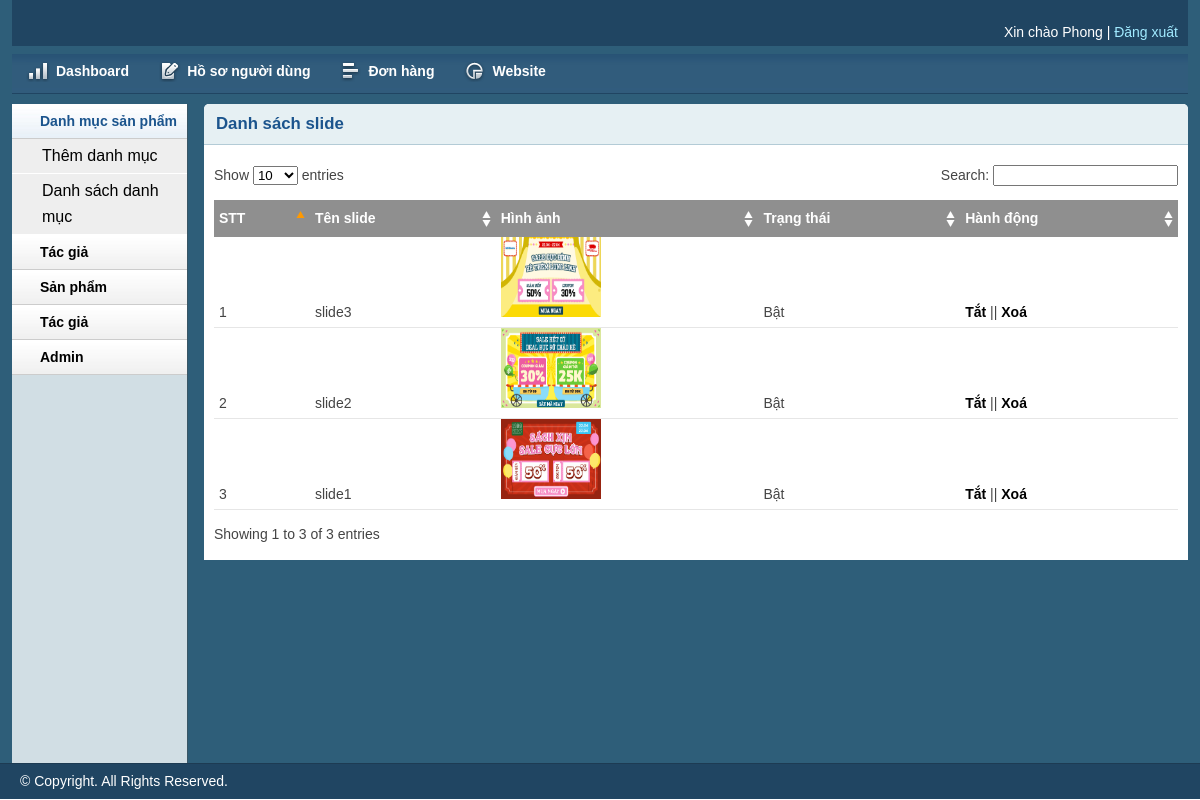
/admin/sliderlist.php (signed in), run on the app's committed database.
### tables this page shows
CREATE TABLE `tbl_slide` (
  `slide_id` int(11) NOT NULL,
  `slide_name` varchar(255) NOT NULL,
  `slide_type` int(11) NOT NULL,
  `slide_image` varchar(255) NOT NULL
);

### lib/database.php (called while the page is built, shortened)
<?php
Class Database{
   public $host   = DB_HOST;
   public $user   = DB_USER;
   public $pass   = DB_PASS;
   public $dbname = DB_NAME;
   public $link;
private function connectDB(){
   $this->link = new mysqli($this->host, $this->user, $this->pass,
    $this->dbname);
 }
public function select($query){
  $result = $this->link->query($query) or
   die($this->link->error.__LINE__);
  if($result->num_rows > 0){
    return $result;
  } else {
    return false;
  }
 }
}

### classes/slide.php (called while the page is built, shortened)
<?php
$filepath = realpath(dirname(__FILE__));
include_once ($filepath.'/../lib/database.php');
?>
<?php
class slide{
    private $db;
    public function __construct(){
        $this -> db = new Database();
    }
    public function show_slide_list(){
        $query = "SELECT * FROM tbl_slide ORDER BY slide_id DESC";
        $result = $this -> db -> select($query);
        return $result;
    }
}
?>

### admin/sliderlist.php (the view, shortened to what this page needs)
<?php include 'inc/header.php';?>
<?php include 'inc/sidebar.php';?>
<?php include '../classes/slide.php';?>
<?php
$slide = new slide();
?>
<div class="grid_10">
    <div class="box round first grid">
        <h2>Danh sách slide</h2>
        <div class="block">
            <table class="data display datatable" id="example">
			<thead>
				<tr>
					<th>STT</th>
					<th>Tên slide</th>
					<th>Hình ảnh</th>
					<th>Trạng thái</th>
					<th>Hành động</th>
				</tr>
			</thead>
			<tbody>
					<?php
						$get_slide = $slide -> show_slide_list();
						if($get_slide){
							$i=0;
							while($result_slide = $get_slide -> fetch_assoc()){
								$i++;
					?>
				<tr class="odd gradeX">
					<td><?php echo $i;?></td>
					<td><?php echo $result_slide['slide_name'] ?></td>
					<td><img src="upload/<?php echo $result_slide['slide_image'] ?>" height="80px" width="100px" alt="<?php echo $result_slide['slide_name'] ?>" /></td>
					<td>
					<?php
					if($result_slide['slide_type']==1){
						echo 'Bật';
					}elseif($result_slide['slide_type']==0){
						echo 'Tắt';
					}
					?>
					</td>
				<td>
					<a href="?type_slide=<?php echo $result_slide['slide_id'] ?> & type=<?php echo $result_slide['slide_type']?>">
					<?php
					if($result_slide['slide_type']==1){
						echo 'Tắt';
					}elseif($result_slide['slide_type']==0){
						echo 'Bật';
					}
					?></a>
					||
					<a href="?del_slide=<?php echo $result_slide['slide_id'] ?>" onclick="return confirm('Bạn thực sự có muốn xóa ?');" >Xoá</a>
				</td>
					</tr>
					<?php
							}
						}
					?>
			</tbody>
		</table>
       </div>
    </div>
</div>
<?php include 'inc/footer.php';?>

### admin/css/layout.css (style rules this page uses)
body { background: #fff none repeat scroll 0 0; color: #444; font-size: 14px; padding: 0; }
a { color: #000; font-weight:bold; text-decoration: none; }
h1, h2, h3, h4, h5, h6 { line-height:1.2em; margin-bottom:.3em; }
h2 { margin-top:1em; }
.box { background:#fff; margin-bottom:20px; padding:10px 10px 10px 10px; margin-left:-8px; }
.box.grid { padding-bottom:40px; }
.box.round { -moz-border-radius: 5px 5px 0px 0px; -webkit-border-radius: 5px 5px 0px 0px; border-radius: 5px 5px 0px 0px; }
.box h2 { font-size:1.2em; font-weight:bold; color:#1B548D; background:#E6F0F3; margin:-10px -10px 0 -10px; padding:10px 12px; border-bottom:1px solid #B3CBD6; -moz-border-radius: 5px 5px 0px 0px; -webkit-border-radius: 5px 5px 0px 0px; border-radius: 5px 5px 0px 0px; }
.box.first { min-height: 406px; }
.block { padding-top:20px; }
.block { padding-bottom:1px; }
table.display { margin: 0 auto; clear: both; width: 100%; }
.sorting_asc { background: #8f8f8f url(../img/table/sort_asc.png) no-repeat center right; padding:8px 5px; text-align:left; color:#fff; }
.sorting { background:#8f8f8f url(../img/table/sort_both.png) no-repeat center right; padding:8px 5px; text-align:left; color:#fff; }
tr.odd { height: 30px; line-height: 30px; border-bottom:1px solid #e6e6e6; }
tr.even { height: 30px; line-height: 30px; border-bottom:1px solid #e6e6e6; }
tr.odd td, tr.even td { padding-left:5px; }

### data on the page
tbl_slide: slide_name "slide3", slide_image (picture), slide_type "Bật"
tbl_slide: slide_name "slide2", slide_image (picture), slide_type "Bật"
tbl_slide: slide_name "slide1", slide_image (picture), slide_type "Bật"

### other printed values
session::get('admin_name') "Phong"
